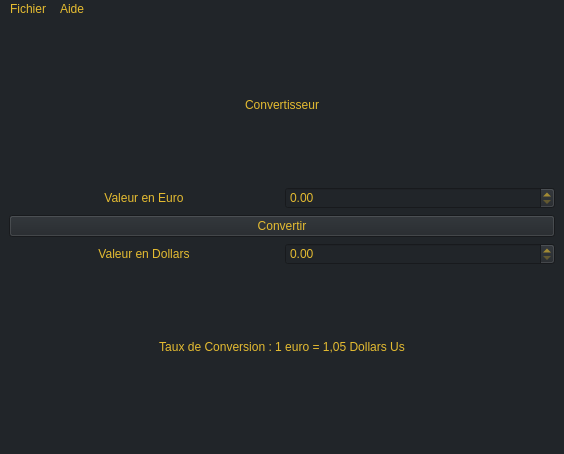
<?xml version="1.0" encoding="UTF-8"?>
<ui version="4.0">
 <class>MainWindow</class>
 <widget class="QMainWindow" name="MainWindow">
  <property name="geometry">
   <rect>
    <x>0</x>
    <y>0</y>
    <width>564</width>
    <height>454</height>
   </rect>
  </property>
  <property name="windowTitle">
   <string>MainWindow</string>
  </property>
  <property name="styleSheet">
   <string notr="true">color: rgb(229, 188, 49);
font: italic 12pt &quot;Cambria&quot;;
background-color: rgb(33, 37, 41);</string>
  </property>
  <widget class="QWidget" name="centralwidget">
   <layout class="QGridLayout" name="gridLayout">
    <item row="3" column="1">
     <widget class="QDoubleSpinBox" name="InNumbersDollar">
      <property name="maximum">
       <double>1000000000000000000.000000000000000</double>
      </property>
     </widget>
    </item>
    <item row="5" column="0" colspan="2">
     <widget class="QLabel" name="TauxChange">
      <property name="text">
       <string>Taux de Conversion : 1 euro = 1,05 Dollars Us</string>
      </property>
      <property name="alignment">
       <set>Qt::AlignCenter</set>
      </property>
     </widget>
    </item>
    <item row="3" column="0">
     <widget class="QLabel" name="ValDollar">
      <property name="text">
       <string>Valeur en Dollars</string>
      </property>
      <property name="alignment">
       <set>Qt::AlignCenter</set>
      </property>
     </widget>
    </item>
    <item row="0" column="0" colspan="2">
     <widget class="QLabel" name="Title">
      <property name="styleSheet">
       <string notr="true">font: 700 italic 26pt &quot;Cambria&quot;;</string>
      </property>
      <property name="text">
       <string>Convertisseur</string>
      </property>
      <property name="alignment">
       <set>Qt::AlignCenter</set>
      </property>
     </widget>
    </item>
    <item row="1" column="1">
     <widget class="QDoubleSpinBox" name="InNumbersEuro">
      <property name="maximum">
       <double>1000000000000000000.000000000000000</double>
      </property>
     </widget>
    </item>
    <item row="2" column="0" colspan="2">
     <widget class="QPushButton" name="Btnconv">
      <property name="styleSheet">
       <string notr="true">background-color: rgb(33, 37, 41);
font: 700  14pt &quot;Cambria&quot;;</string>
      </property>
      <property name="text">
       <string>Convertir</string>
      </property>
     </widget>
    </item>
    <item row="1" column="0">
     <widget class="QLabel" name="ValEuro">
      <property name="text">
       <string>Valeur en Euro</string>
      </property>
      <property name="alignment">
       <set>Qt::AlignCenter</set>
      </property>
     </widget>
    </item>
   </layout>
  </widget>
  <widget class="QMenuBar" name="menubar">
   <property name="geometry">
    <rect>
     <x>0</x>
     <y>0</y>
     <width>564</width>
     <height>25</height>
    </rect>
   </property>
   <widget class="QMenu" name="menuFichier">
    <property name="title">
     <string>Fichier</string>
    </property>
    <addaction name="actionTaux_de_Change"/>
    <addaction name="separator"/>
    <addaction name="actionQuitter"/>
   </widget>
   <widget class="QMenu" name="menuAide">
    <property name="title">
     <string>Aide</string>
    </property>
    <addaction name="actionA_propos"/>
   </widget>
   <addaction name="menuFichier"/>
   <addaction name="menuAide"/>
  </widget>
  <widget class="QStatusBar" name="statusbar"/>
  <action name="actionTaux_de_Change">
   <property name="text">
    <string>Taux de Change</string>
   </property>
  </action>
  <action name="actionQuitter">
   <property name="text">
    <string>Quitter</string>
   </property>
  </action>
  <action name="actionA_propos">
   <property name="text">
    <string>A Propos</string>
   </property>
  </action>
 </widget>
 <resources/>
 <connections/>
</ui>
